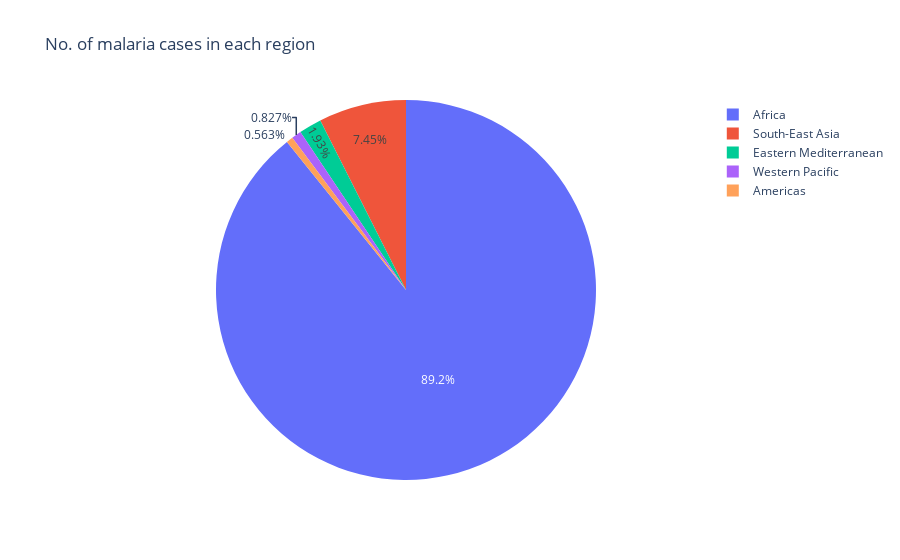

Notebook code cell kept with this figure:
### Code cell
# Number of malaria cases based on WHO Region
px.pie(malaria_dataset, values="No. of cases", names="WHO Region", title="No. of malaria cases in each region")

### Figure 1 — Plotly figure (JSON) as saved in the notebook; plotly's stock layout.template omitted (floating-point values rounded to 4 significant figures; data arrays with more than 128 entries replaced by an {"elided": "..."} marker saying what was removed)
{"data": [{"domain": {"x": [0, 1], "y": [0, 1]}, "hovertemplate": "WHO Region=%{label}<br>No. of cases=%{value}<extra></extra>", "labels": {"elided": "509 str values"}, "legendgroup": "", "name": "", "showlegend": true, "type": "pie", "values": {"elided": "509 int values"}}], "layout": {"legend": {"tracegroupgap": 0}, "title": {"text": "No. of malaria cases in each region"}}}
